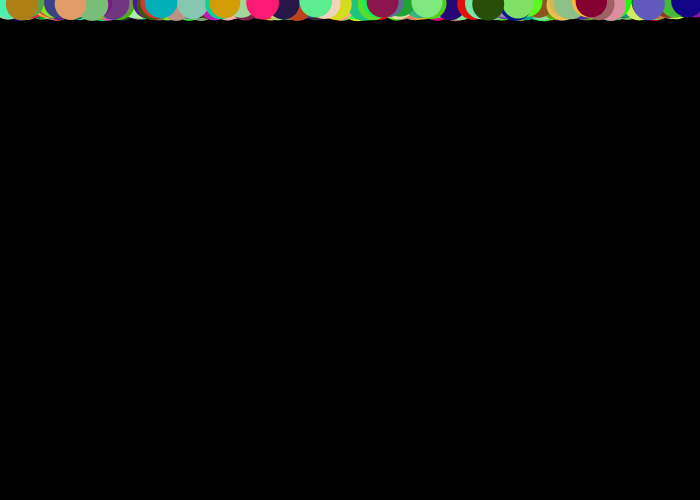
Frame 1 (no input)
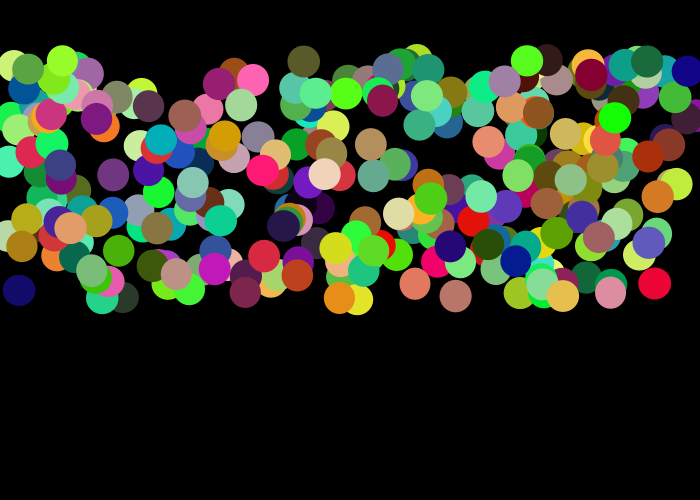
Frame 60 (the mouse pressed at the canvas centre just before this capture)
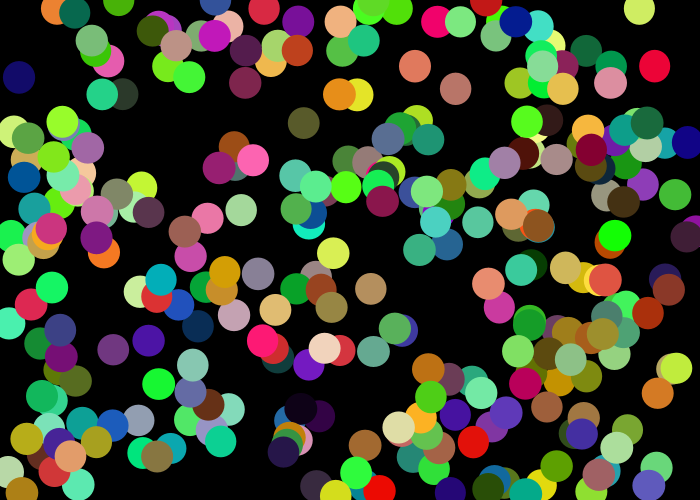
Frame 120 (the mouse held since frame 60 and released just before this capture)

The Processing sketch that drew these frames (run headless with seeded random() and noise(); from frame 60 on, the mouse is pressed at the canvas centre):

// Processing sketch: processing_90912
// ── processing_90912.pde

//following instructions from http://www.shiffman.net/itp/classes/ppaint/week5/index.html

int MAX = 300;
//float easing = 0.80;

Light[] myLights = new Light[MAX];

void setup()
{
   size (700,500);
   //set colorMode
   colorMode (RGB, 255,255,255,100);
   
   for (int i=0;i<MAX;i++)
   {
    color tempcolor = color (random(255), random(255), random(200));
    myLights[i] = new Light(tempcolor, random(width), 0, random(1,5)); //can add easing here if I want but I'm not sure 
   }
}

void draw()
{
  background (0);
  // for every world in the myWorlds array, call the move and draw functions
  for (int i=0;i<MAX;i++)
 {
   myLights[i].move();
   myLights[i].make(); 
 }
}

class Light
{
  color c;
  float xpos;
  float ypos;
  float yvel;
  
  //Constructor//
  Light(color c_, float xpos_, float ypos_, float yvel_)
  {
    c = c_;
    xpos = xpos_;
    ypos = ypos_;
    yvel = yvel_;
  }
  
  void make ()
  {
    fill (c);
    noStroke();
    //ellipse (xpos, ypos, 25,25);
    ellipse (xpos, ypos, random(31,33),random(31,33));
  }
  
  void move ()
  {
   ypos = ypos + yvel;
   if (ypos > height) {ypos = 0;} 
  }
}
